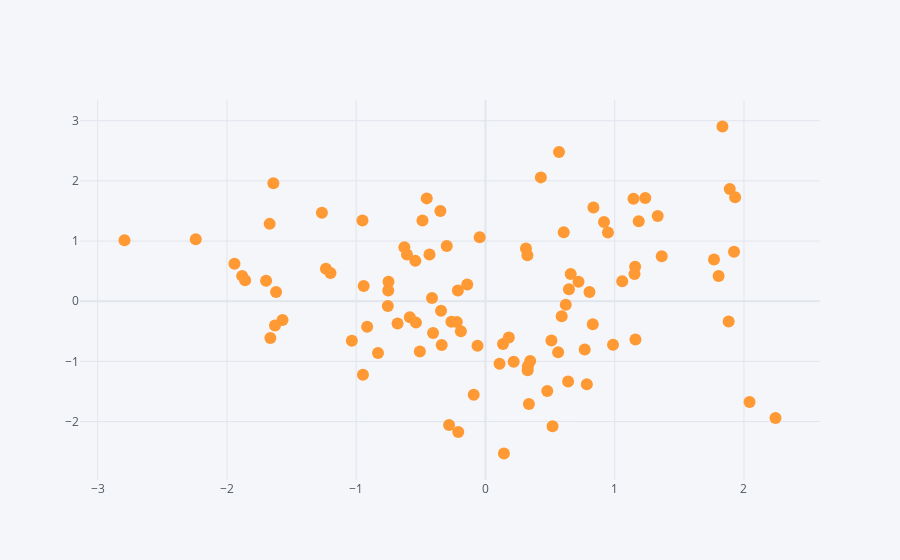

Notebook code for this chart:
### Code cell
df.iplot(x = 'A',y = 'B',mode = 'markers')
